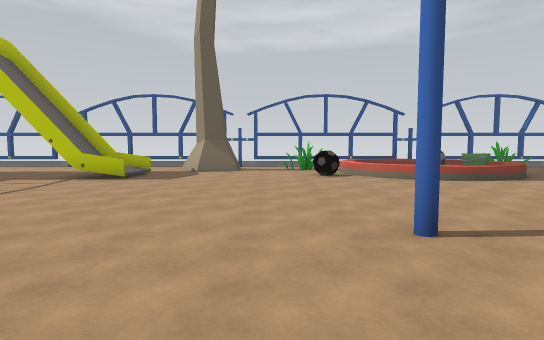
[1] (above)

24 first-person views from a walk through a Unity game level. The camera is 1.5 m above the floor, tilts 4° down and sees 80° across. The floor is counted in squares, 2 m on a side. Each view is taken from the middle of a square. On the plan, view 1 faces up. The plan holds only what a view shows up to about 11 squares ahead; the rest is blank. The place goes on beyond the plan. Some animated figures are left out.

[2]
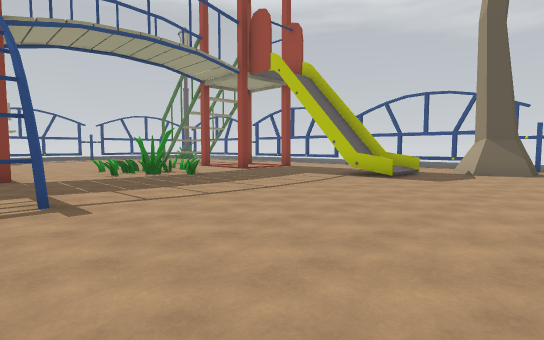

[3]
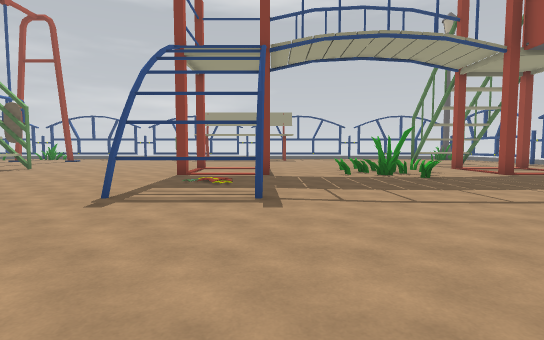

[4]
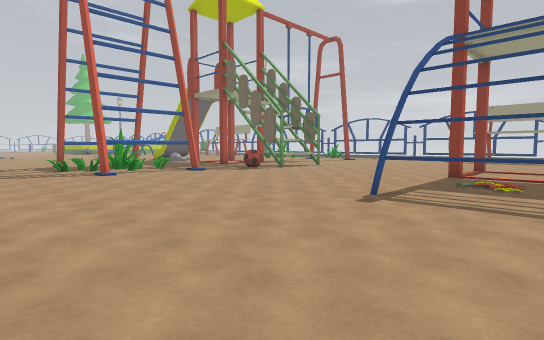

[5]
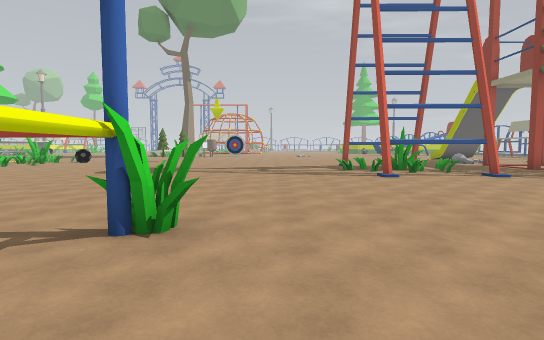

[6]
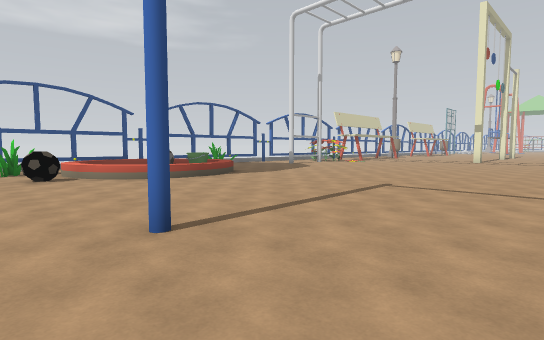

[7]
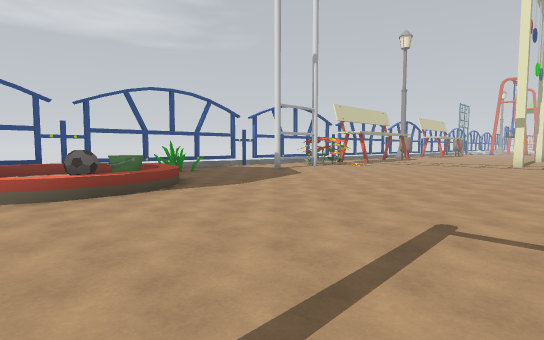

[8]
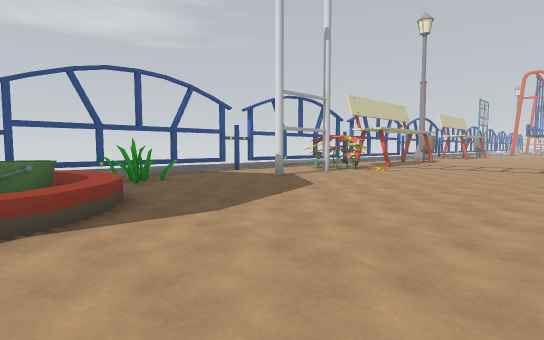

[9]
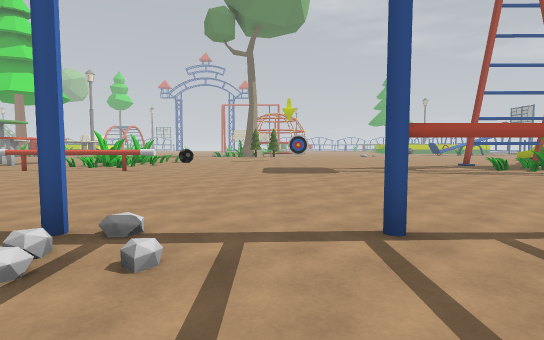

[10]
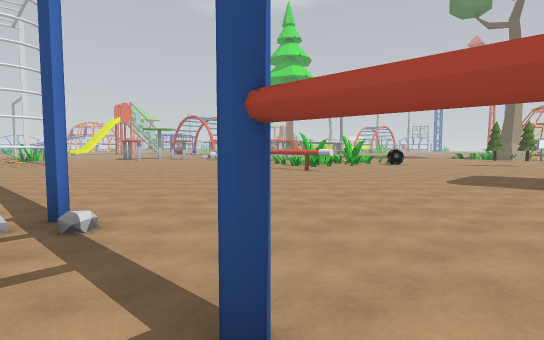

[11]
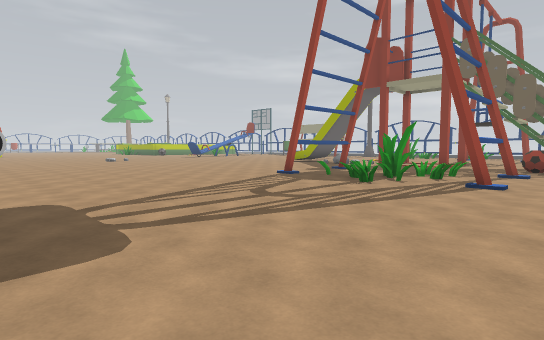

[12]
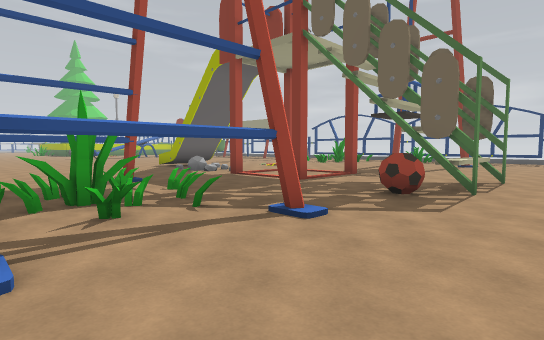

[13]
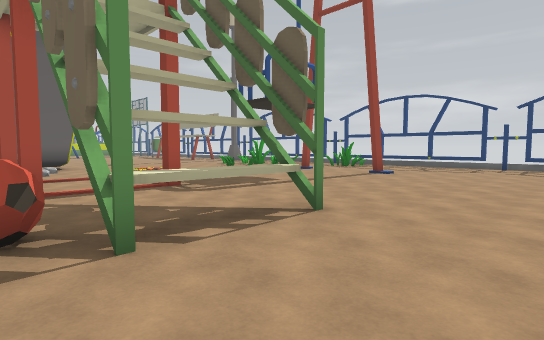

[14]
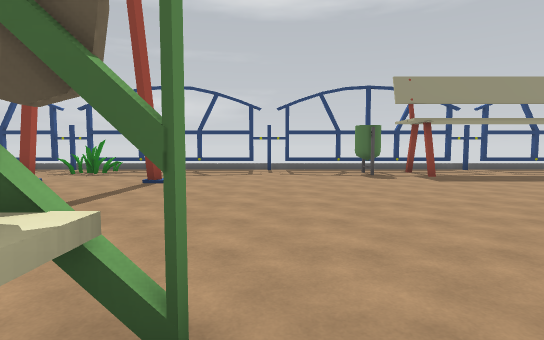

[15]
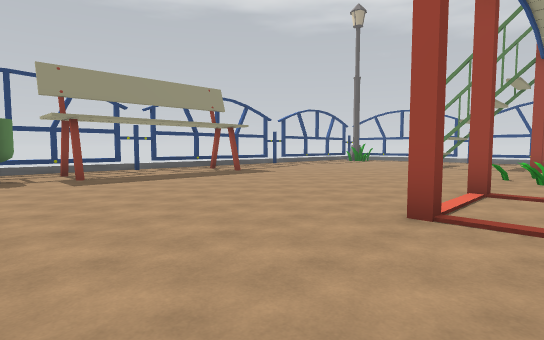

[16]
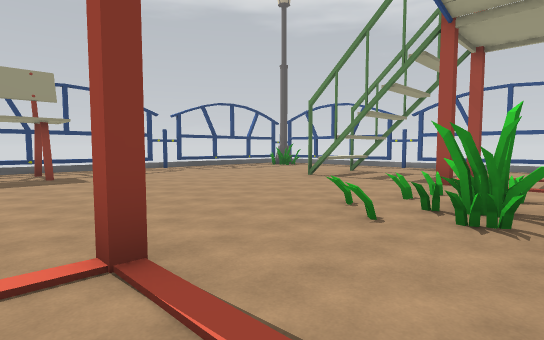

[17]
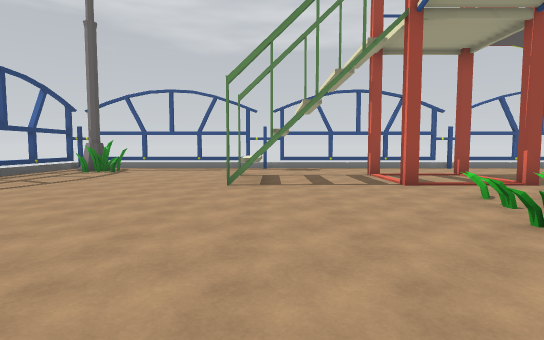

[18]
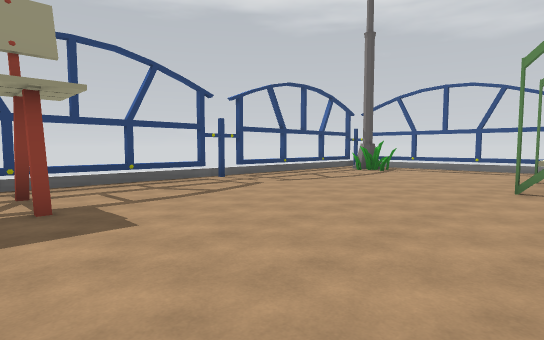

[19]
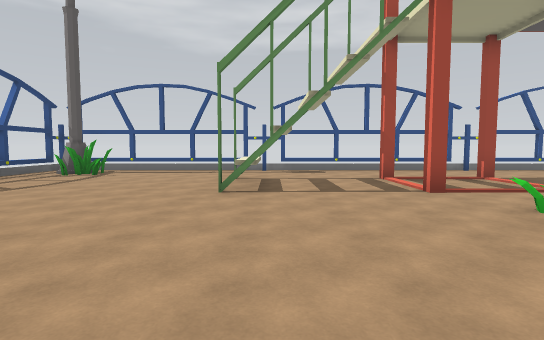

[20]
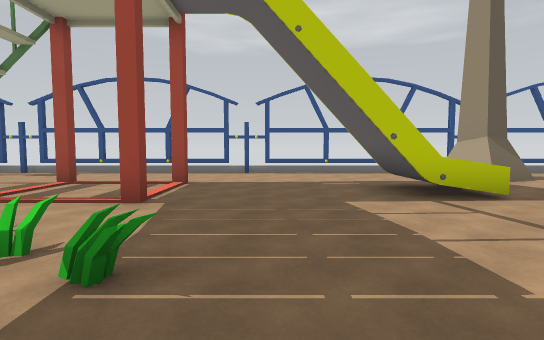

[21]
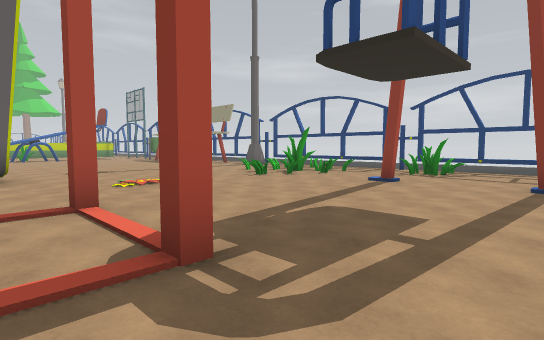

[22]
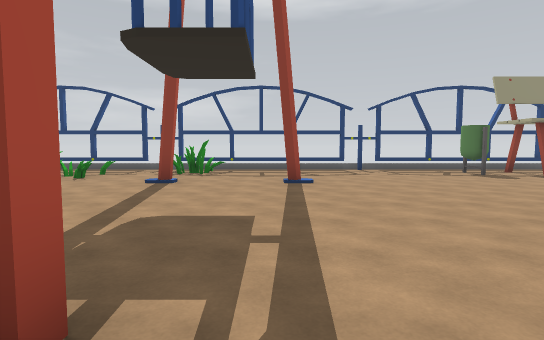

[23]
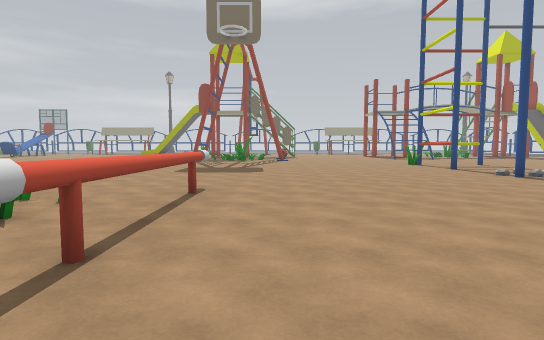

[24]
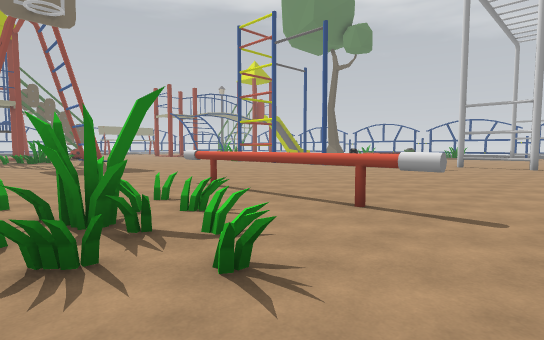

### Floor plan
Key: @ floor where view 1 was taken; # wall or solid block; . floor; / step, stairs or slope; = window, fence, low wall or low ledge; ^ raised ledge; T thing the floor can be seen under or through; F flower; B bin; O other object.
Columns run from 21 left of view 1 to 15 right of it. Each row starts with its distance up from view 1.
 13 ##==#=##=#=#=##=#= ##   #=##=#=///
 12 ###===##===#=##=== ##===#^^#=O==##
 11 =.O...............###.O.^^O^.......
 10 =......#..#.#......#...^  O^.....==.O
  9 =......^........#/....OO^ OO^.......O
  8 #......^........#/......^^ ^.........
  7 =...........#........................
  6 #.........==.........................
  5 =.........=##=.......................
  4 =........==#=........................
  3 =.........=.=.........#..............
  2 #..#...............................
  1 =.........#.#......................
  0 #.............F.T....@ .....      =
 -1 #.........#.....T.....   ...      ..
 -2 =...........#.........#.... ...  ...
 -3 #..#..................####..#........
 -4 =.B..................................
 -5 =....................................
 -6 =...................................
 -7 #...................................
 -8 =.........^^^O.......................
 -9 =...............###..................
-10 =...#.............=...........TTTTT..
-11 =.........#.#..=##==.................
-12 =O..#...........==..............===..
-13 #.........#.#...###............ ##==.
-14 #...........................   == =..
-15 =.===...O...O..............

Where each view was taken, in squares from view 1:
view 1: 0 up, 0 right, facing up
view 2: 0 up, 0 right, facing up-left
view 3: 1 up, 0 right, facing left
view 4: 1 up, 0 right, facing down-left
view 5: 0 up, 0 right, facing down
view 6: 0 up, 0 right, facing up-right
view 7: 2 up, 3 right, facing up-right
view 8: 4 up, 5 right, facing up-right
view 9: 0 up, 5 right, facing down
view 10: 2 down, 3 right, facing down-right
view 11: 7 down, 4 right, facing down-left
view 12: 6 down, 3 left, facing down-left
view 13: 5 down, 8 left, facing down-left
view 14: 7 down, 10 left, facing left
view 15: 5 down, 10 left, facing up-left
view 16: 0 up, 9 left, facing up-left
view 17: 1 up, 14 left, facing up
view 18: 1 up, 14 left, facing up-left
view 19: 2 up, 14 left, facing up
view 20: 3 up, 7 left, facing up
view 21: 9 down, 10 left, facing down-left
view 22: 10 down, 10 left, facing left
view 23: 9 down, 15 right, facing left
view 24: 14 down, 15 right, facing up-left
